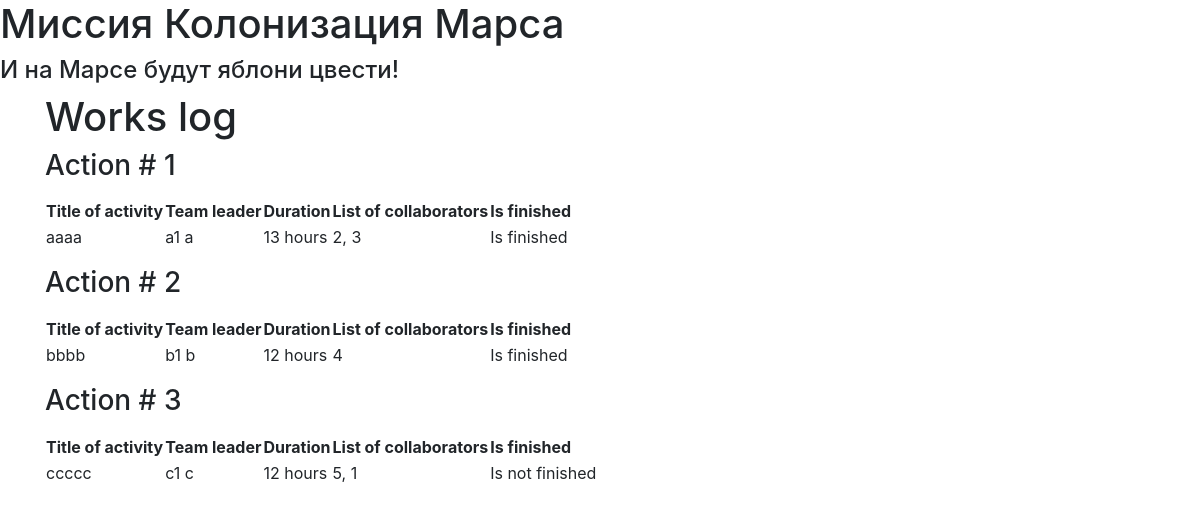
Page /jobs on the committed database.
### data/beta_code.py (models this page shows)
class Jobs(SqlAlchemyBase):
    __tablename__ = 'jobs'
    id = sqlalchemy.Column(sqlalchemy.Integer,
                           primary_key=True, autoincrement=True)
    team_leader = sqlalchemy.Column(sqlalchemy.Integer,
                                    sqlalchemy.ForeignKey("users.id"))
    job = sqlalchemy.Column(sqlalchemy.String, nullable=True)
    work_size = sqlalchemy.Column(sqlalchemy.Integer, nullable=True)
    collaborators = sqlalchemy.Column(sqlalchemy.String, nullable=True)
    start_date = sqlalchemy.Column(sqlalchemy.DateTime,
                                   default=datetime.datetime.now)
    end_date = sqlalchemy.Column(sqlalchemy.DateTime, nullable=True)
    is_finished = sqlalchemy.Column(sqlalchemy.Boolean, nullable=True)

### truly_main.py (the view)
@app.route('/jobs')
def jobs():
    jobs_dict = []
    db_sess = db_session.create_session()
    for job in db_sess.query(Jobs):
        jobs_dict.append({"id": job.id, "title": job.job,
                          "leader": None,
                          "duration": str(job.work_size) + " hours",
                          "collabs": job.collaborators,
                          "finish": ("Is finished" if job.is_finished else "Is not finished")})
        user = db_sess.query(User).filter(User.id == job.team_leader).first()
        jobs_dict[-1]["leader"] = user.name + " " + user.surname
    params = {
        "title": "Jobs",
        "jobs": jobs_dict
    }
    return render_template('jobs.html', **params)

### data/db_session.py (called while the page is built)
def create_session() -> Session:
    global __factory
    return __factory()

### templates/jobs.html
{% extends "base.html" %}
{% block content %}
<h1 style="text-allign: center">Works log</h1>
{% for item in jobs %}
<h3>Action # {{item.id}}</h3>
<p>
<table>
    <tr>
        <th>Title of activity</th>
        <th>Team leader</th>
        <th>Duration</th>
        <th>List of collaborators</th>
        <th>Is finished</th>
    </tr>
    <tr>
        <td>{{item.title}}</td>
        <td>{{item.leader}}</td>
        <td>{{item.duration}}</td>
        <td>{{item.collabs}}</td>
        <td>{{item.finish}}</td>
  </tr>
</table>
</p>
{% endfor %}
{% endblock %}

### templates/base.html (shortened to what this page needs)
<!DOCTYPE html>
<html lang="en">
<head>
    <link rel="stylesheet" type="text/css" href={{ css_file }} />
    <link rel="stylesheet"
          href="https://stackpath.bootstrapcdn.com/bootstrap/4.4.1/css/bootstrap.min.css"
>
</head>
<body>
<h1>Миссия Колонизация Марса</h1>
<h4>И на Марсе будут яблони цвести!</h4>
<main role="main" class="container">
    {% block content %}{% endblock %}
</main>
</body>
</html>

### rows in the picture
Jobs: id "1", title "aaaa", leader "a1 a", duration "13 hours", collabs "2, 3", finish "Is finished"
Jobs: id "2", title "bbbb", leader "b1 b", duration "12 hours", collabs "4", finish "Is finished"
Jobs: id "3", title "ccccc", leader "c1 c", duration "12 hours", collabs "5, 1", finish "Is not finished"
